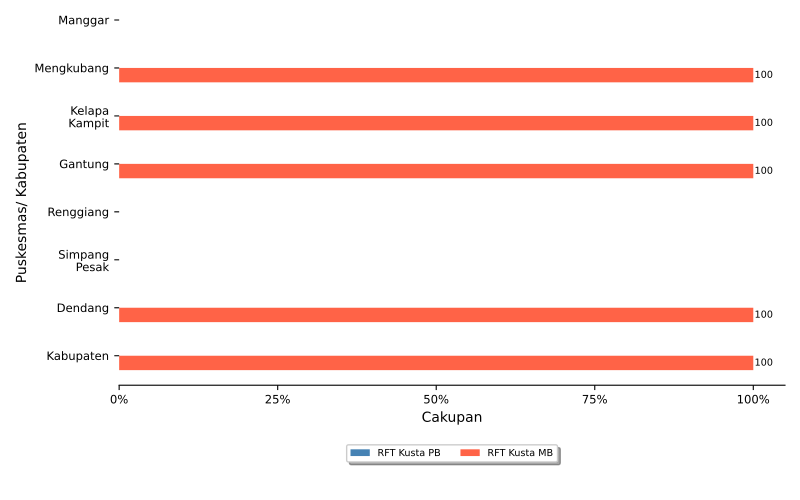

Generate this figure with Python:
import numpy as np
import matplotlib.pyplot as plt
import pandas
from textwrap import wrap
from matplotlib.ticker import FuncFormatter
import locale
locale.setlocale(locale.LC_ALL, 'id_ID.UTF8')

import sys, os, inspect
currentdir = os.path.dirname(os.path.abspath(inspect.getfile(inspect.currentframe())))
parentdir = os.path.dirname(currentdir)
sys.path.insert(0, parentdir)

berkasData = currentdir +'\\bab_06_06c_dataRFTkusta.csv'
berkasSimpan = currentdir +'\\bab_06_06c_RFTkusta.pdf'
# judulDiagram = 'Penderita Kusta Selesai Berobat (Release From Treatment/ RFT)\nTahun 2021'
sumbuX = 'Cakupan'
sumbuY = 'Puskesmas/Kabupaten'
tickerSumbuX = np.arange(0,110,25)
labelBar1 = 'RFT Kusta PB'
labelBar2 = 'RFT Kusta MB'

# read data file
colnames = ['puskesmas','rftPB','rftMB']
data = pandas.read_csv(berkasData, names=colnames, sep=';')
puskesmas = data.puskesmas.tolist()
data.rftPB.fillna(np.nan)
bar1 = data.rftPB.tolist()
data.rftMB.fillna(np.nan)
bar2 = data.rftMB.tolist()

ind = np.arange(len(puskesmas))  # the x locations for the groups
width = 0.3       # the width of the bars
widthDL = 0.2      # spacing for data labels

# make horizontal bars
fig, ax = plt.subplots()
rects1 = ax.barh(ind, bar1, width, color='steelblue', label = labelBar1)
rects2 = ax.barh(ind + width, bar2, width, color='tomato', label = labelBar2)

# add some text for labels, title and axes ticks
# ax.set_title(judulDiagram)
ax.set_xticks(tickerSumbuX)
ax.set_xlabel(sumbuX)
ax.xaxis.set_major_formatter(FuncFormatter(lambda x, pos: "{:n}%".format(x)))

ax.set_yticks(ind+width/2)
ax.set_yticklabels(list([ '\n'.join(wrap(l, 10)) for l in puskesmas ]))
ax.invert_yaxis()
ax.set_ylabel(sumbuY)

ax.tick_params(axis='both', which='major', labelsize='small')
ax.spines['top'].set_visible(False)
ax.spines['right'].set_visible(False)
ax.spines['left'].set_visible(False)

# make legend box
box = ax.get_position()
ax.set_position([box.x0, box.y0 + box.height * 0.1, box.width, box.height * 0.9])
ax.legend(fontsize='x-small', loc='upper center', bbox_to_anchor=(0.5, -0.15), fancybox=True, shadow=True, ncol=3)

# add data label
for i, v in enumerate(bar1):
    # check if the coordinate is not NaN
    # the script run fine without it, but it was nice to not see any error popping
    if np.isfinite(v):
        ax.text(v + widthDL, i, '{:n}'.format(v), ha='left', va='center', fontsize='x-small')
for i, v in enumerate(bar2):
    # check if the coordinate is not NaN
    # the script run fine without it, but it was nice to not see any error popping
    if np.isfinite(v):
        ax.text(v + widthDL, i + width, '{:n}'.format(v), ha='left', va='center', fontsize='x-small')

# finishing
pyrfig = plt.figure(1)
pyrfig.set_figwidth(8)
pyrfig.set_figheight(5)
# tight_layout to make consistent size
# adjust subplot to make room for legend
fig.subplots_adjust(bottom=-0.15)
plt.tight_layout()
plt.savefig(berkasSimpan)
plt.close(pyrfig)
# plt.show()
